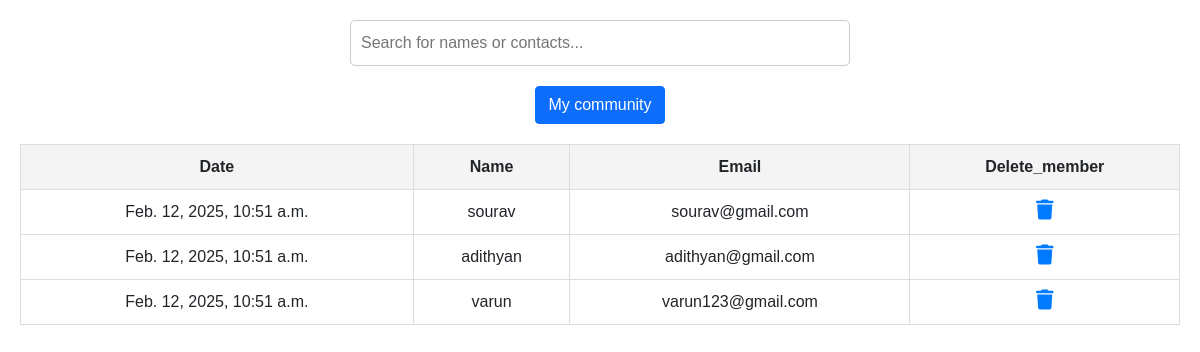
The app's page /view_member/2/, older data.
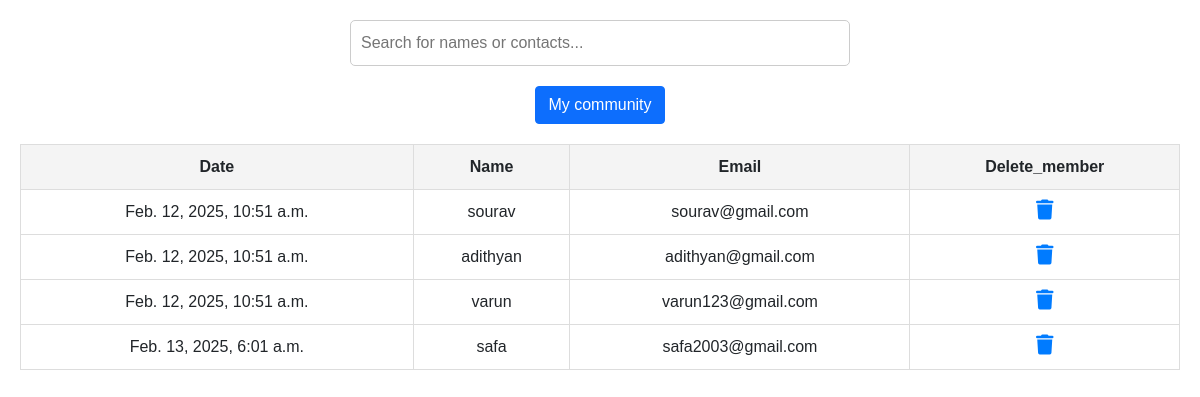
The same page, newer data.
### signapp/models.py (models this page shows)
class community_member(models.Model):
  community_id=models.ForeignKey(community_tab,on_delete=models.CASCADE)
  admin_id=models.ForeignKey(user_log,on_delete=models.CASCADE,related_name='admin_id')
  member_id=models.ForeignKey(user_log,on_delete=models.CASCADE,related_name='member_id')
  date = models.DateTimeField(auto_now_add=True)

class user_reg(models.Model):
  Name=models.CharField(max_length=100)
  Gender=models.CharField(max_length=50)
  Contact=models.CharField(max_length=15)
  userid=models.ForeignKey(user_log,on_delete=models.CASCADE)

class user_log(models.Model):
  Email=models.EmailField(unique=True)
  Password=models.CharField(max_length=100)
  usertype=models.IntegerField(default=0)

### signapp/views.py (the view)
# urls.py: path('view_member/<int:community_id>/',views.view_member,name="view_member"),
def view_member(request, community_id):
    comm = community_member.objects.filter(community_id=community_id).select_related('member_id')
    members = user_reg.objects.filter(userid__in=comm.values_list('member_id', flat=True))
    return render(request, 'view_members.html', {'comm': comm, 'members': members})

### signapp/templates/view_members.html (shortened to what this page needs)
{% load static %}
<!DOCTYPE html>
<html lang="en">
<head>
    <link rel="stylesheet" href="https://cdnjs.cloudflare.com/ajax/libs/font-awesome/6.4.0/css/all.min.css">
    <link href="{% static 'user/vendor/bootstrap/css/bootstrap.min.css' %}" rel="stylesheet">
</head>
<body>
    <div class="search-container">
        <input type="text" id="searchBar" onkeyup="searchTable()" placeholder="Search for names or contacts...">
    </div>
    <div>
        <a id="id" href="{% url 'view_community' %}" class="btn btn-primary">My community</a>
    </div>
    <table>
        <thead>
            <tr>
                <th>Date</th>
                <th>Name</th>
                <th>Email</th>
                <th>Delete_member</th>
            </tr>
        </thead>
        <tbody>
            {% for member in comm %}
            <tr>
                <td>{{ member.date }}</td>
                <td>
                    {% for reg in members %}
                        {% if reg.userid.id == member.member_id.id %}
                            {{ reg.Name }}
                        {% endif %}
                    {% endfor %}
                </td>
                <td>{{ member.member_id.Email }}</td>
                <td>
                    <a href="{% url 'delete_member' member.community_id.id member.id %}" onclick="return confirm('Are you sure you want to delete this member?');">
                        <i class="fa-solid fa-trash" style="color: #007BFF; font-size: 20px;"></i>
                      </a>
                </td>
            </tr>
            {% endfor %}
        </tbody>
    </table>
</body>
</html>

Row changes from the older to the newer data that the page shows:
added community_member: date "Feb. 13, 2025, 6:01 a.m.", member_id.Email "safa2003@gmail.com"
now on this page (row unchanged): user_reg: Name "safa", shown under "Feb. 13, 2025, 6:01 a.m."
